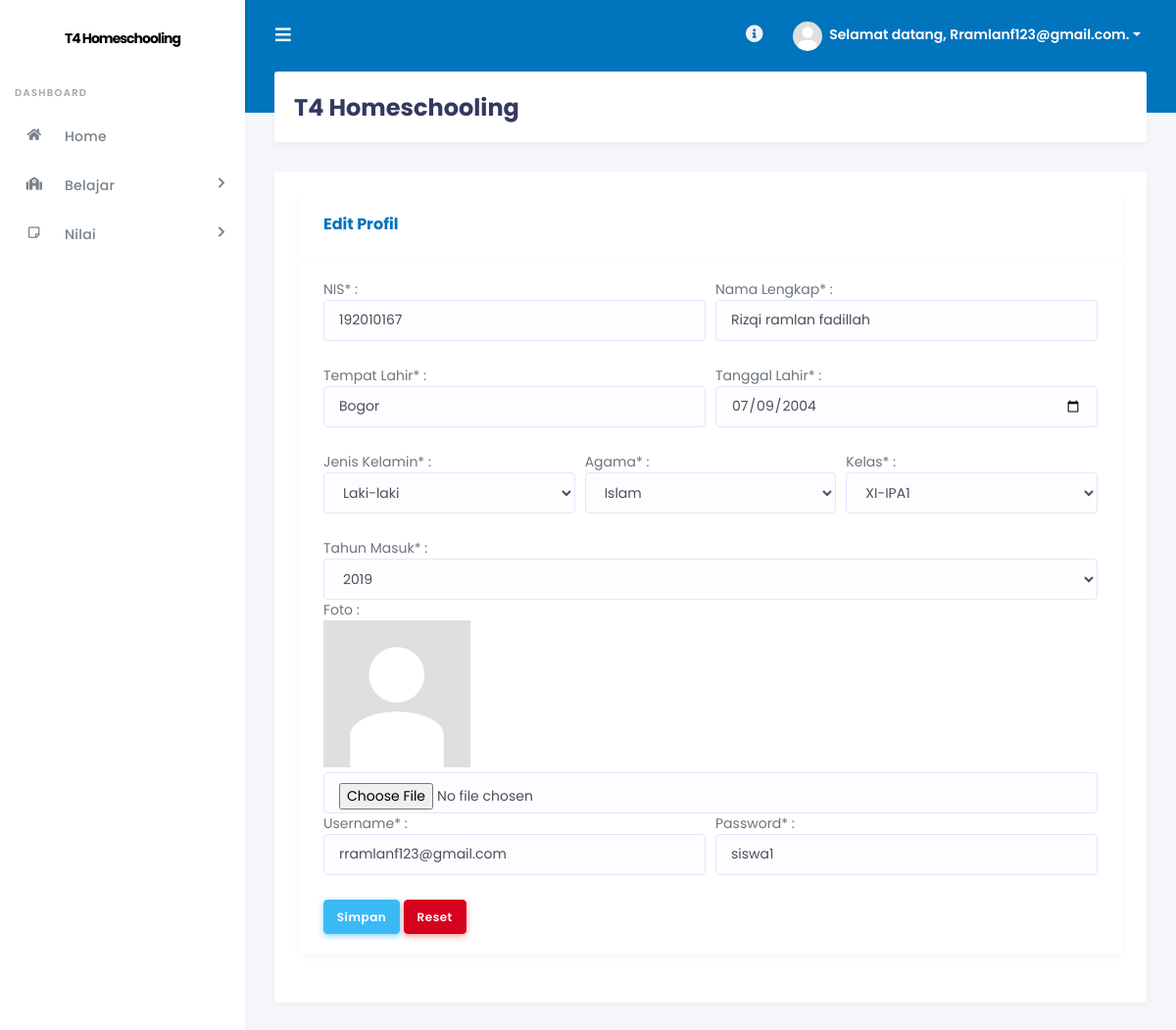
/?hal=editprofil (signed in), run on the app's committed database.
### tables this page shows
CREATE TABLE `tb_siswa` (
  `id_siswa` int(11) NOT NULL,
  `nis` varchar(20) NOT NULL,
  `nama_lengkap` varchar(50) NOT NULL,
  `tempat_lahir` varchar(20) NOT NULL,
  `tgl_lahir` date NOT NULL,
  `jenis_kelamin` enum('L','P') NOT NULL,
  `agama` varchar(20) NOT NULL,
  `alamat` text NOT NULL,
  `id_kelas` varchar(5) NOT NULL,
  `thn_masuk` int(5) NOT NULL,
  `foto` varchar(100) NOT NULL,
  `username` varchar(40) NOT NULL,
  `password` varchar(40) NOT NULL,
  `pass` varchar(40) NOT NULL,
  `status` enum('aktif','tidak aktif') NOT NULL
);

CREATE TABLE `tb_kelas` (
  `id_kelas` int(11) NOT NULL,
  `nama_kelas` varchar(50) NOT NULL,
  `wali_kelas` int(5) NOT NULL,
  `ketua_kelas` int(5) NOT NULL
);

### inc/beranda.php (the view, shortened to what this page needs)
<?php
$sql_siswa = mysqli_query($db, "SELECT * FROM tb_siswa JOIN tb_kelas ON tb_siswa.id_kelas = tb_kelas.id_kelas WHERE id_siswa = '$_SESSION[siswa]'") or die($db->error);
$data = mysqli_fetch_array($sql_siswa);
$data_pengumuman = mysqli_query($db, "SELECT * FROM tb_pengumuman") or die($db->error);
$jumlah_pengumuman = mysqli_num_rows($data_pengumuman);
$data_materi = mysqli_query($db, "SELECT * FROM tb_file_materi") or die($db->error);
$jumlah_materi = mysqli_num_rows($data_materi);
$data_quiz = mysqli_query($db, "SELECT * FROM tb_topik_cbt") or die($db->error);
$jumlah_quiz = mysqli_num_rows($data_quiz);
$data_tugas = mysqli_query($db, "SELECT * FROM tb_topik_tugas WHERE id_kelas") or die($db->error);
$jumlah_tugas = mysqli_num_rows($data_tugas);
if (@$_GET['hal'] == '') { ?>
  <script>
  $('#modal').modal('show');
  </script>
    <div class="row">
        <div class="col-12 mb-4">
          <div class="hero text-white hero-bg-image hero-bg-parallax" data-background="stisla/assets/img/unsplash/ivan-aleksic-PDRFeeDniCk-unsplash.jpg">
            <div class="hero-inner">
              <h2>Selamat Datang, <?php echo $data['nama_lengkap']; ?>!</h2>
              <p class="lead">Silahkan pilih menu sesuai kebutuhan Anda, jika ada yang kurang jelas silahkan bertanya kepada administrator atau guru yang bersangkutan.</p>
              <div class="mt-4">
                <a href="?hal=editprofil" class="btn btn-outline-white btn-lg btn-icon icon-left"><i class="far fa-user"></i> Atur akun anda</a>
              </div>
            </div>
          </div>
        </div>
        <div class="col-lg-3 col-md-6 col-sm-6 col-12">
          <div class="card card-statistic-1">
            <a href="?page=pengumuman">
            <div class="card-icon bg-danger">
              <i class="far fa-newspaper"></i>
            </div>
            <div class="card-wrap">
              <div class="card-header">
                <h4>Pengumuman</h4>
              </div>
              <div class="card-body">
                <?php echo $jumlah_pengumuman; ?>
              </div>
            </div>
          </div>
        </div>
        </a>
        <div class="col-lg-3 col-md-6 col-sm-6 col-12">
          <div class="card card-statistic-1">
            <a href="?page=materi">
            <div class="card-icon bg-warning">
              <i class="fas fa-book-reader"></i>
            </div>
            <div class="card-wrap">
              <div class="card-header">
                <h4>Materi</h4>
              </div>
              <div class="card-body">
                <?php echo $jumlah_materi; ?>
              </div>
            </div>
          </div>
        </div>
        </a>
        <div class="col-lg-3 col-md-6 col-sm-6 col-12">
          <div class="card card-statistic-1">
            <a href="?page=quiz">
            <div class="card-icon bg-primary">
            <i class="far fa-file-alt fa-5x"></i>
            </div>
            <div class="card-wrap">
              <div class="card-header">
                <h4>CBT</h4>
                </div>
            <div class="card-body">
              <?php echo $jumlah_quiz; ?>
              </div>
            </div>
          </div>
        </div>
        </a>
        <div class="col-lg-3 col-md-6 col-sm-6 col-12">
          <div class="card card-statistic-1">
            <a href="?page=quiz">
            <div class="card-icon bg-success">
            <i class="far fa-file-word"></i>
            </div>
            <div class="card-wrap">
              <div class="card-header">
                <h4>Tugas</h4>
                </div>
            <div class="card-body">
              <?php echo $jumlah_tugas; ?>
              </div>
            </div>
          </div>
        </div>
        </a>
    </div>
    <div class="card-header">
  <h4>Informasi Seputar E-Learning</h4>
</div>
    <div class="row mt-4">
  <div class="col-12 col-lg-8 offset-lg-2">
    <div class="wizard-steps">
      <div class="wizard-step wizard-step-active">
        <div class="wizard-step-icon">
          <i class="fas fa-user-check"></i>
        </div>
        <div class="wizard-step-label">
          Presensi saat matapelajaran
        </div>
      </div>
      <div class="wizard-step wizard-step-warning">
        <div class="wizard-step-icon">
          <i class="fas fa-bullhorn"></i>
        </div>
        <div class="wizard-step-label">
          Pantau Pengumuman untuk informasi pembelajaran
        </div>
      </div>
      <div class="wizard-step wizard-step-primary">
        <div class="wizard-step-icon">
          <i class="fas fa-tasks"></i>
        </div>
        <div class="wizard-step-label">
          Kerjakan Tugas dan CBT
        </div>
      </div>
      <div class="wizard-step wizard-step-info">
        <div class="wizard-step-icon">
          <i class="far fa-question-circle"></i>
        </div>
        <div class="wizard-step-label">
          Kontak Admin bila ada masalah
        </div>
      </div>
    </div>
  </div>
</div>
    <?php
} elseif (@$_GET['hal'] == 'editprofil') { ?>
  <div class="row">
    <div class="col-12">
      <div class="card">
        <div class="card-header">
          <h4>Edit Profil</h4>
        </div>
        <div class="card-body">
            <form method="post" enctype="multipart/form-data">
              <div class="form-row">
                <div class="form-group col-md-6">
                NIS* :<input type="text" name="nis" value="<?php echo $data['nis']; ?>" class="form-control" required />
                </div>
                <div class="form-group col-md-6">
                Nama Lengkap* : <input type="text" name="nama_lengkap" value="<?php echo $data['nama_lengkap']; ?>" class="form-control" required />
                </div>
                </div>
                <div class="form-row">
                  <div class="form-group col-md-6">
                Tempat Lahir* : <input type="text" name="tempat_lahir" value="<?php echo $data['tempat_lahir']; ?>" class="form-control" required />
                </div>
                <div class="form-group col-md-6">
                Tanggal Lahir* : <input type="date" name="tgl_lahir" value="<?php echo $data['tgl_lahir']; ?>" class="form-control" required />
                </div>
                </div>
                <div class="form-row">
                  <div class="form-group col-md-4">
                Jenis Kelamin* :
                <select name="jenis_kelamin" class="form-control" required>
                    <option value="L">Laki-laki</option>
                </select>
                </div>
                <div class="form-group col-md-4">
                Agama* :
                <select name="agama" class="form-control" required>
                    <option value="Islam">Islam</option>
                </select>
                </div>
                <div class="form-group col-md-4">
                Kelas* :
                <select name="kelas" class="form-control" required>
                    <option value="<?php echo $data['id_kelas']; ?>"><?php echo $data['nama_kelas']; ?></option>
                </select>
                </div>
                </div>
                Tahun Masuk* :
                <select name="thn_masuk" class="form-control" required>
                    <option value="<?php echo $data['thn_masuk']; ?>"><?php echo $data['thn_masuk']; ?></option>
                </select>
                Foto : <br /><img src="./img/foto_siswa/<?php echo $data['foto']; ?>" width="150px" style="margin-bottom:5px;" /><input type="file" name="gambar" class="form-control" />
                <div class="form-row">
                  <div class="form-group col-md-6">
                Username* : <input type="text" name="user" value="<?php echo $data['username']; ?>" class="form-control" required />
              </div>
              <div class="form-group col-md-6">
                Password* : <input type="text" name="pass" value="<?php echo $data['pass']; ?>" class="form-control" required />
              </div>
            </div>
                <input type="submit" name="simpan" value="Simpan" class="btn btn-info" />
                <input type="reset" class="btn btn-danger" />
            </form>
        </div>
    </div>
<?php
} ?>

### index.php (shortened to what this page needs)
<?php
include "+koneksi.php";
if (!@$_SESSION['siswa']) {
    if (@$_GET['hal'] == 'daftar') {
        include "register.php";
    } else {
        include "login.php";
    }
} else { ?>
<!DOCTYPE html>
<html>
<head>
    <link rel="stylesheet" href="https://stackpath.bootstrapcdn.com/bootstrap/4.4.1/css/bootstrap.min.css">
    <link rel="stylesheet" href="https://use.fontawesome.com/releases/v5.7.2/css/all.css">
    <link href="https://cdn.datatables.net/1.10.21/css/dataTables.bootstrap4.min.css" rel="stylesheet">
    <link rel="stylesheet" href="https://cdn.datatables.net/buttons/1.6.2/css/buttons.dataTables.min.css">
    <link rel="stylesheet" href="https://cdnjs.cloudflare.com/ajax/libs/twitter-bootstrap/4.1.3/css/bootstrap.css">
    <link href="http://cdnjs.cloudflare.com/ajax/libs/summernote/0.8.9/summernote.css" rel="stylesheet">
    <link rel="stylesheet" href="stisla/assets/css/style.css">
    <link rel="stylesheet" href="stisla/assets/css/components.css">
<?php
$sql_terlogin = mysqli_query($db, "SELECT * FROM tb_siswa JOIN tb_kelas ON tb_siswa.id_siswa = '$_SESSION[siswa]' AND tb_kelas.id_kelas = tb_siswa.id_kelas") or die($db->error);
$data_terlogin = mysqli_fetch_array($sql_terlogin);
?>
  </head>
  <body>
<div id="app">
  <div class="main-wrapper">
    <div class="navbar-bg"></div>
    <nav class="navbar navbar-expand-lg main-navbar">
      <form class="form-inline mr-auto">
        <ul class="navbar-nav mr-3">
          <li><a href="#" data-toggle="sidebar" class="nav-link nav-link-lg"><i class="fas fa-bars"></i></a></li>
        </ul>
      </form>
      <ul class="navbar-nav navbar-right">
        <li class="dropdown dropdown-list-toggle"><a href="#" data-toggle="dropdown" class="nav-link nav-link-lg message"><i class="fas fa-info-circle"></i></a>
        </li>
        <li class="dropdown"><a href="#" data-toggle="dropdown" class="nav-link dropdown-toggle nav-link-lg nav-link-user">
          <img alt="image" src="img/foto_siswa/<?php echo $data_terlogin['foto']; ?>" class="rounded-circle mr-1">
          <div class="d-sm-none d-lg-inline-block">Selamat datang, <?php echo ucfirst($data_terlogin['username']); ?>.</div></a>
        </li>
      </ul>
    </nav>
    <div class="main-sidebar">
      <aside id="sidebar-wrapper">
        <div class="sidebar-brand">
          <a href="./">T4 Homeschooling</a>
        </div>
        <ul class="sidebar-menu">
            <li class="menu-header">Dashboard</li>
            <li><a class="nav-link" href="./"><i class="fas fa-home"></i> <span>Home</span></a></li>
            <li class="nav-item dropdown">
              <a href="#" class="nav-link has-dropdown"><i class="fas fa-school"></i><span>Belajar</span></a>
        </li>
            <li class="nav-item dropdown">
              <a href="#" class="nav-link has-dropdown"><i class="far fa-sticky-note"></i><span>Nilai</span></a>
        </li>
          </ul>
      </aside>
    </div>
    <div class="main-content">
      <section class="section">
        <div class="section-header">
          <h1>T4 Homeschooling</h1>
        </div>
        <div class="section-body">
          <div class="card-wrap">
          <div class="row">
            <div class="col-12">
              <div class="card">
          <div class="card-body">
          <?php
          if (@$_GET['page'] == '') {
              include "inc/beranda.php";
          } elseif (@$_GET['page'] == 'quiz') {
              include "inc/quiz.php";
          } elseif (@$_GET['page'] == 'tugas') {
              include "inc/tugas.php";
          } elseif (@$_GET['page'] == 'nilai') {
              include "inc/nilai.php";
          } elseif (@$_GET['page'] == 'nilaitugas') {
              include "inc/nilai_tugas.php";
          } elseif (@$_GET['page'] == 'materi') {
              include "inc/materi.php";
          } elseif (@$_GET['page'] == 'pengumuman') {
              include "inc/pengumuman.php";
          } elseif (@$_GET['page'] == 'presensi') {
              include "inc/presensi.php";
            } elseif (@$_GET['page'] == 'meet') {
                include "inc/meet.php";
            } elseif (@$_GET['page'] == 'room1') {
                include "vcon/iframe/iframe-room1.php";
            } elseif (@$_GET['page'] == 'room2') {
                include "vcon/iframe/iframe-room2.php";
            } elseif (@$_GET['page'] == 'room3') {
                include "vcon/iframe/iframe-room3.php";
            } elseif (@$_GET['page'] == 'room4') {
                include "vcon/iframe/iframe-room4.php";
          } else {
              echo "<div class='col-xs-12'><div class='alert alert-danger'>[404] Halaman tidak ditemukan! Silahkan pilih menu yang ada!</div></div>";
          } ?>
        </div>
        </div>
      </div>
    </div>
        </div>
      </section>
    </div>
  </div>
</div>
</body>
</html>
<?php
}
?>

### data on the page
tb_siswa: foto (picture), username "Rramlanf123@gmail.com", nis "192010167", nama_lengkap "Rizqi ramlan fadillah", tempat_lahir "Bogor", tgl_lahir "07/09/2004", kelas "XI-IPA1", thn_masuk "2019", user "rramlanf123@gmail.com", pass "siswa1"
